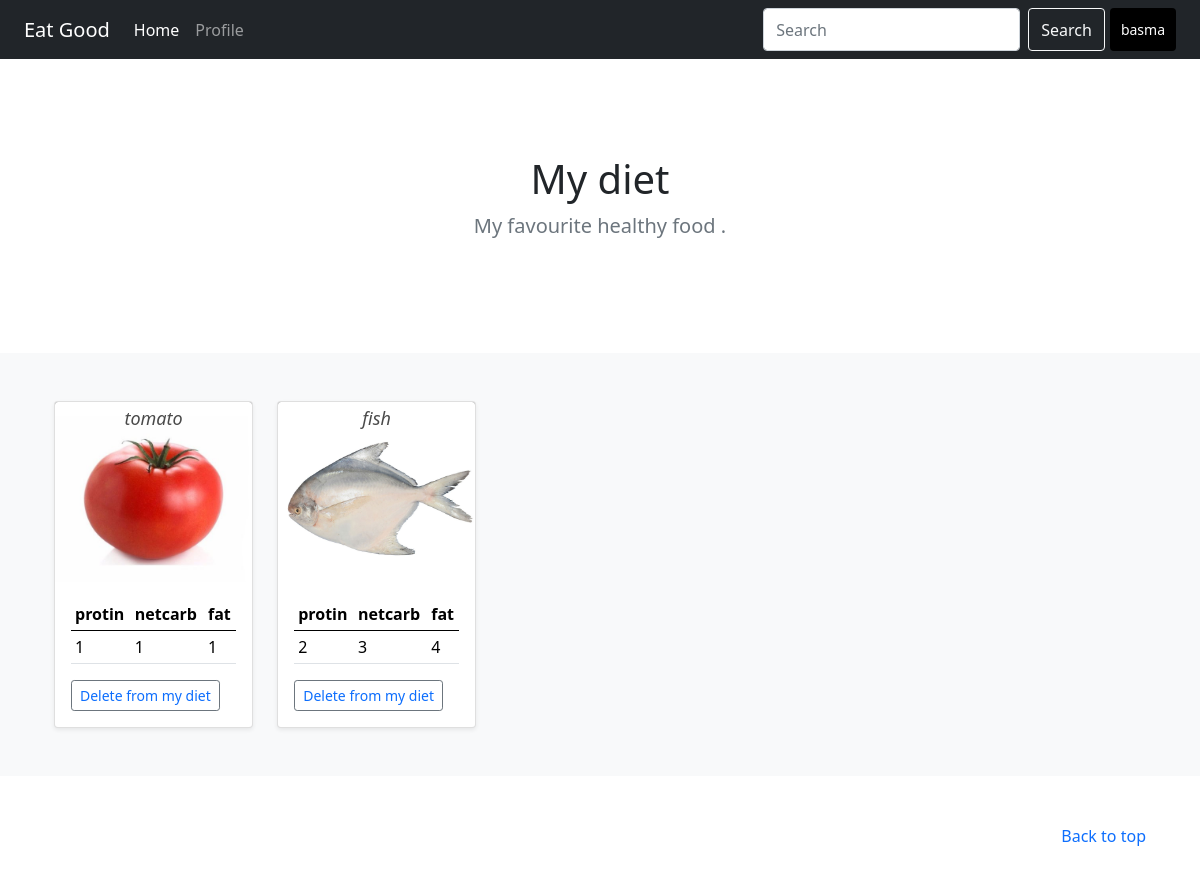
Page /Profil.php (signed in) on the committed database.
### tables this page shows
CREATE TABLE IF NOT EXISTS `usersfood` (
  `id` int(11) NOT NULL AUTO_INCREMENT,
  `user_id` int(11) NOT NULL,
  `food_id` int(11) NOT NULL,
  PRIMARY KEY (`id`),
  KEY `user_id` (`user_id`),
  KEY `food_id` (`food_id`)
);

CREATE TABLE IF NOT EXISTS `food` (
  `id` int(11) NOT NULL AUTO_INCREMENT,
  `name` char(150) NOT NULL,
  `protein` int(11) NOT NULL,
  `netcarb` int(11) NOT NULL,
  `fat` int(11) NOT NULL,
  `image` varchar(150) NOT NULL,
  `cat_id` int(11) NOT NULL,
  PRIMARY KEY (`id`),
  KEY `cat_id` (`cat_id`)
);

### profil.php (the view, shortened to what this page needs)
<?php
    include 'connection.php';
    if (isset($_SESSION['id'])) {
        $user_id=$_SESSION['id'];
        $sql= "SELECT food.* ,usersfood.id as usersfood_id,usersfood.food_id,usersfood.user_id FROM food JOIN usersfood on food.id=usersfood.food_id JOIN users on users.id=usersfood.user_id WHERE users.id=".$user_id;
        $op = mysqli_query($con,$sql);
    }
?>
<!doctype html>
<html lang="en">
    <head>
        <?php include 'header.php' ?>
    </head>
    <body>
    <header>
        <?php include 'navbar.php' ?>
    </header>
    <main>
    <section class="py-5 text-center container">
        <div class="row py-lg-5">
        <div class="col-lg-6 col-md-8 mx-auto">
            <h1 class="fw-light">My diet</h1>
            <p class="lead text-muted">My favourite healthy food .</p>
        </div>
        </div>
    </section>
    <div class="album py-5 bg-light">
        <div class="container">
        <div class="row  row-cols-1 row-cols-sm-2 row-cols-md-5 ">
            <?php
                    while ($data=mysqli_fetch_assoc($op) ) {
                        $imagePath = './uploads/'.$data['image'];
                        $id =$data['usersfood_id'];
                        ?>
                            <div class="col">
                            <div class="card shadow-sm">
                                <svg class="bd-placeholder-img card-img-top" width="100%" height="180px" xmlns="http://www.w3.org/2000/svg" role="img"  aria-label="Placeholder: Thumbnail" preserveAspectRatio="xMidYMid slice" focusable="false">
                                    <title>Placeholder</title><rect width="100%" height="100%" fill="#55595c"/>
                                    <image xlink:href="<?php echo $imagePath ?>"  x="0%" y="0%"  width="100%"   class="img-responsive fit-image" />
                                    <text style="color:black; font-style: italic;" x="50%" y="10%" fill="#4a4a4a" dy=".3em" ><?php echo $data['name']; ?></text>
                                </svg>
                                <div class=" card-body">
                                    <div class=" card-text ">
                                        <table class="table table-sm align-center">
                                            <thead>
                                                <tr>
                                                    <th >protin</th>
                                                    <th >netcarb</th>
                                                    <th >fat</th>
                                                </tr>
                                            </thead>
                                            <tbody>
                                                <tr>
                                                    <td><?php echo $data['protein']; ?></td>
                                                    <td><?php echo $data['netcarb']; ?></td>
                                                    <td><?php echo $data['fat']; ?></td>
                                                </tr>
                                            </tbody>
                                        </table>
                                    </div>
                                <div class="d-flex justify-content-between align-items-center">
                                    <div class="align-middle btn-group ">
                                            <button type="button" class="btn btn-sm btn-outline-secondary"><a href="deleteMyFood.php?id=<?php echo $id;?>">Delete from my diet</a></button>
                                    </div>
                                </div>
                                </div>
                            </div>
                            </div>
                <?php }?>
        </div>
        </div>
    </div>
    </main>
    <footer class="text-muted py-5">
    <div class="container">
        <p class="float-end mb-1">
        <a href="#">Back to top</a>
        </p>
    </div>
    </footer>
    </body>
</html>

### header.php (style rules this page uses)
.bd-placeholder-img { font-size: 1.125rem; text-anchor: middle; -webkit-user-select: none; -moz-user-select: none; user-select: none; }
a { text-decoration: none; text-decoration-color: none; }

### rows in the picture
usersfood: food.name "tomato", food.protein "1", food.netcarb "1", food.fat "1"
usersfood: food.name "fish", food.protein "2", food.netcarb "3", food.fat "4"

### other values in the picture
$_SESSION['name'] "basma"
